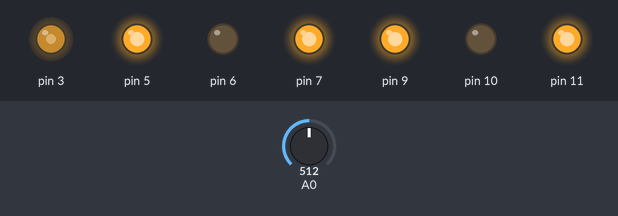
Recording of a sketch running on a simulated Arduino Uno, built with avr-gcc and run on an emulated ATmega328P. On the bench: output pins drawn as LEDs (lit = HIGH). The test bench sets the inputs (shaded band); at power-on: A0 = 512.

Above: at 1.2 s.
1.3 s: A0 set to 716
At 1.6 s:
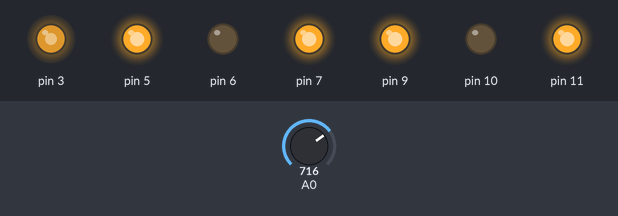
2.8 s: A0 set to 900
At 3.9 s:
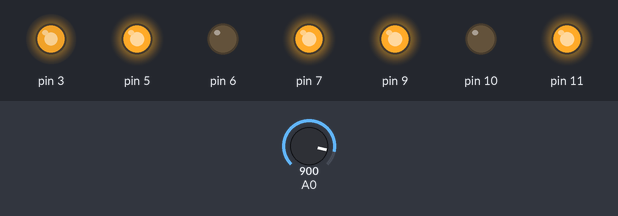
4.3 s: A0 set to 190
At 5.1 s:
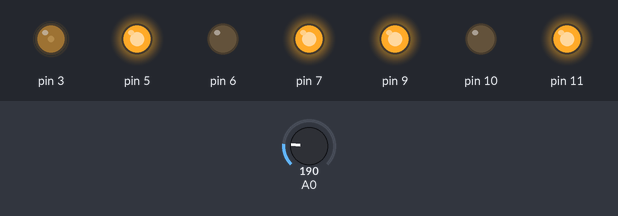
5.8 s: A0 set to 0
At 6.2 s:
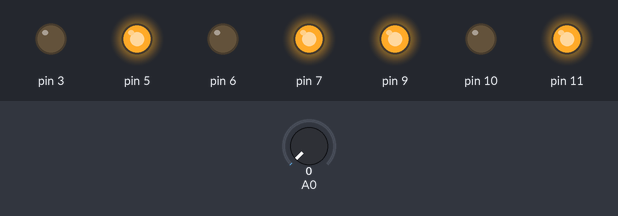
7.3 s: A0 set to 511
At 8.5 s:
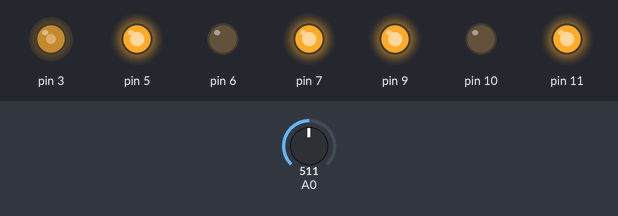
Timing chart, 0 to 9.8 s (numbered marks = the images above; inputs shaded):
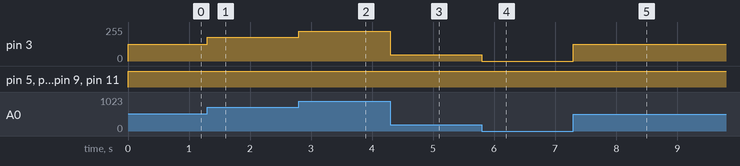

Measured:
- after the input at 1.3 s, pin 3: 127/255 → 178/255 at once
- after the input at 2.8 s, pin 3: 178/255 → 224/255 at once
- after the input at 4.3 s, pin 3: 224/255 → 47/255 at once
- after the input at 5.8 s, pin 3: 47/255 → 0/255 at once
- after the input at 7.3 s, pin 3: 0/255 → 127/255 at once

The sketch:

aula06.ino
```cpp
// C++ code
//

bool dirAv = true;
bool dirRc = false;
const byte interruptor = 12;

int aproxLimite = 200;

void pararMotores() {
  analogWrite(11, 0);
  analogWrite(5, 0);
}

void avancaDireita(int varPWM) {
  dirAv = true;
  dirRc = false;
  digitalWrite(9, dirAv);
  digitalWrite(10, dirRc);
  analogWrite(11, varPWM);
}

void recuaDireita(int varPWM) {
  dirAv = false;
  dirRc = true;
  digitalWrite(9, dirAv);
  digitalWrite(10, dirRc);
  analogWrite(11, varPWM);
}

void recuaEsquerda(int varPWM) {
  dirAv = true;
  dirRc = false;
  digitalWrite(6, dirAv);
  digitalWrite(7, dirRc);
  analogWrite(5, varPWM);
}

void avancaEsquerda(int varPWM) {
  dirAv = false;
  dirRc = true;
  digitalWrite(6, dirAv);
  digitalWrite(7, dirRc);
  analogWrite(5, varPWM);
}

void girarEixoEsquerda(int varPWM) {
  avancaDireita(varPWM);
  recuaEsquerda(varPWM);
}
void girarEixoDireita(int varPWM) {
  recuaDireita(varPWM);
  avancaEsquerda(varPWM);
}

void setup() {
  pinMode(A0, INPUT);
  pinMode(3, OUTPUT);
  // Motor Direita
  pinMode(9, OUTPUT);
  pinMode(10, OUTPUT);
  pinMode(6, OUTPUT);
  pinMode(7, OUTPUT);
  pinMode(11, OUTPUT);
  // Motor Esquerda
  pinMode(5, OUTPUT);
  pinMode(interruptor, INPUT_PULLUP);
  attachInterrupt(digitalPinToInterrupt(interruptor), pararMotores, FALLING);
}

void loop() {
  int varA = analogRead(A0);
  int varTransicao = map(varA, 0, 1023, 0, 255);
  analogWrite(3, varTransicao);

  // Motor

  int varPWM = 255;
  // delay(2000);
  // avancaDireita(varPWM);
  // avancaEsquerda(varPWM);
  // delay(2000);
  // recuaDireita(varPWM);
  // recuaEsquerda(varPWM);
  // delay(2000);
  // girarEixoEsquerda(varPWM);
  // delay(500);
  // girarEixoDireita(varPWM);
  // delay(500);
  avancaDireita(255);
  avancaEsquerda(255);
}
```
